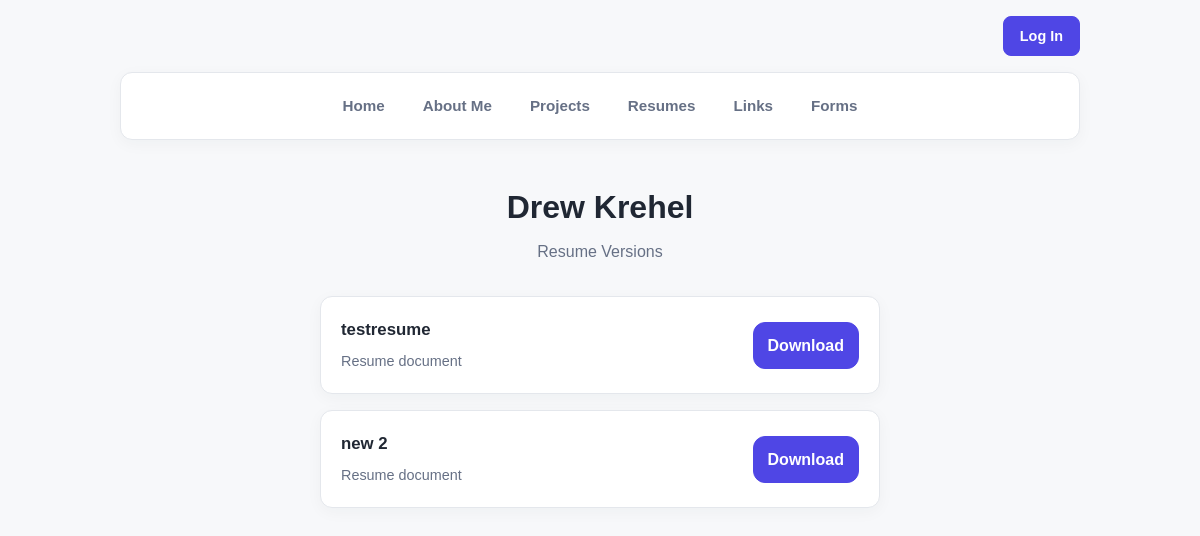
/drewkrehel/resumes/, run on an earlier commit of the app's database.
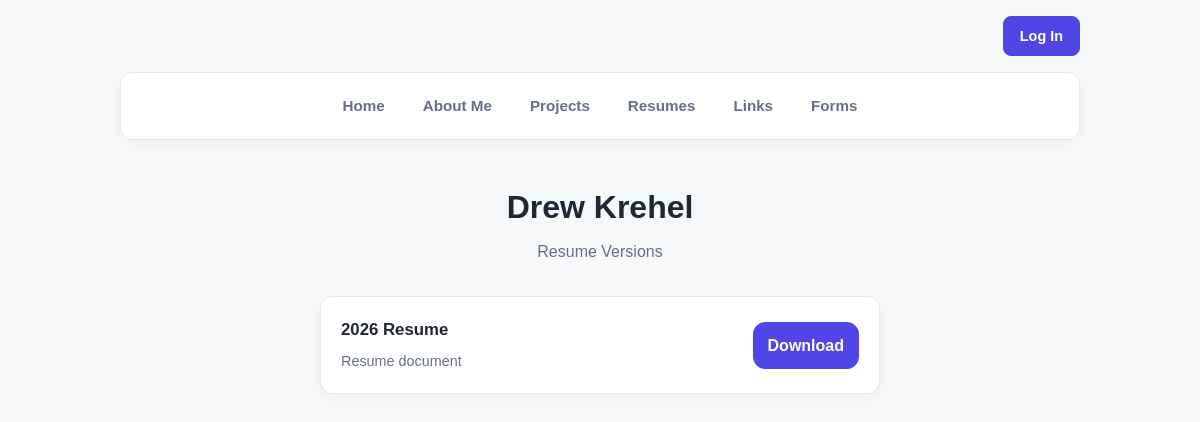
And on a later commit of the database.
### builder/models.py (models this page shows)
class Resume(models.Model):
    user = models.ForeignKey(
        User,
        on_delete=models.CASCADE
    )
    display_name = models.CharField(
        max_length=200,
        help_text="Enter the name or purpose of your resume"
    )
    file = models.FileField(
        upload_to='resumes/',
        help_text="Upload your resume file"
    )
    sort_order = models.PositiveIntegerField(default=0)

### builder/views.py (the view)
# urls.py: path("<str:username>/resumes/", views.resumes, name="resumes"),
def resumes(request, username):
    resumes = Resume.objects.filter(user__username=username).order_by(
        "sort_order", "id"
    )
    profile = Profile.objects.get(user__username=username)
    context = {
        "resumes": resumes,
        "profile": profile,
    }
    return render(request, "resumes.html", context=context)

### builder/templates/resumes.html (shortened to what this page needs)
{% extends "base.html" %}
{% block content %}
<main class="profile-page">
    <header class="profile-header">
        <h1 class="profile-name">{{ profile.display_name }}</h1>
        <p class="profile-bio">Resume Versions</p>
    </header>
    {% if resumes %}
    <section class="resume-list" aria-label="Resume versions">
        {% for resume in resumes %}
        <article class="resume-card">
            <div class="resume-card-content">
                <h2>{{ resume.display_name }}</h2>
                <p>Resume document</p>
            </div>
            <a class="primary-button resume-download" href="{{ resume.file.url }}" download>
                Download
            </a>
        </article>
        {% endfor %}
    </section>
    {% else %}
    <p class="empty-state">No resumes have been added yet.</p>
    {% endif %}
</main>
{% endblock %}

What changed in the data, as far as the page shows it:
removed Resume: display_name "testresume"
removed Resume: display_name "new 2"
added Resume: display_name "2026 Resume"
